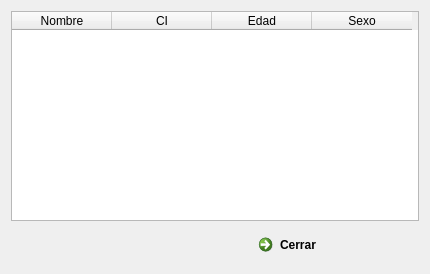
<?xml version="1.0" encoding="UTF-8"?>
<ui version="4.0">
 <class>frm_mostrar_estudiante</class>
 <widget class="QDialog" name="frm_mostrar_estudiante">
  <property name="geometry">
   <rect>
    <x>0</x>
    <y>0</y>
    <width>430</width>
    <height>274</height>
   </rect>
  </property>
  <property name="windowTitle">
   <string>Mostar datos de Estudiante</string>
  </property>
  <property name="windowIcon">
   <iconset resource="img.qrc">
    <normaloff>:/new/prefix1/13.png</normaloff>:/new/prefix1/13.png</iconset>
  </property>
  <layout class="QGridLayout" name="gridLayout">
   <item row="0" column="0">
    <widget class="QTableWidget" name="TW_mostar_estudiante">
     <column>
      <property name="text">
       <string>Nombre</string>
      </property>
     </column>
     <column>
      <property name="text">
       <string>CI</string>
      </property>
     </column>
     <column>
      <property name="text">
       <string>Edad</string>
      </property>
     </column>
     <column>
      <property name="text">
       <string>Sexo</string>
      </property>
     </column>
    </widget>
   </item>
   <item row="1" column="0">
    <layout class="QHBoxLayout" name="horizontalLayout">
     <item>
      <spacer name="horizontalSpacer">
       <property name="orientation">
        <enum>Qt::Horizontal</enum>
       </property>
       <property name="sizeHint" stdset="0">
        <size>
         <width>198</width>
         <height>20</height>
        </size>
       </property>
      </spacer>
     </item>
     <item>
      <widget class="QCommandLinkButton" name="commandLinkButton">
       <property name="text">
        <string>Cerrar</string>
       </property>
       <property name="icon">
        <iconset resource="img.qrc">
         <normaloff>:/new/prefix1/iconos de menu/Sin título-1.png</normaloff>:/new/prefix1/iconos de menu/Sin título-1.png</iconset>
       </property>
      </widget>
     </item>
    </layout>
   </item>
  </layout>
 </widget>
 <resources>
  <include location="img.qrc"/>
 </resources>
 <connections>
  <connection>
   <sender>commandLinkButton</sender>
   <signal>clicked()</signal>
   <receiver>frm_mostrar_estudiante</receiver>
   <slot>close()</slot>
   <hints>
    <hint type="sourcelabel">
     <x>303</x>
     <y>234</y>
    </hint>
    <hint type="destinationlabel">
     <x>199</x>
     <y>132</y>
    </hint>
   </hints>
  </connection>
 </connections>
</ui>
